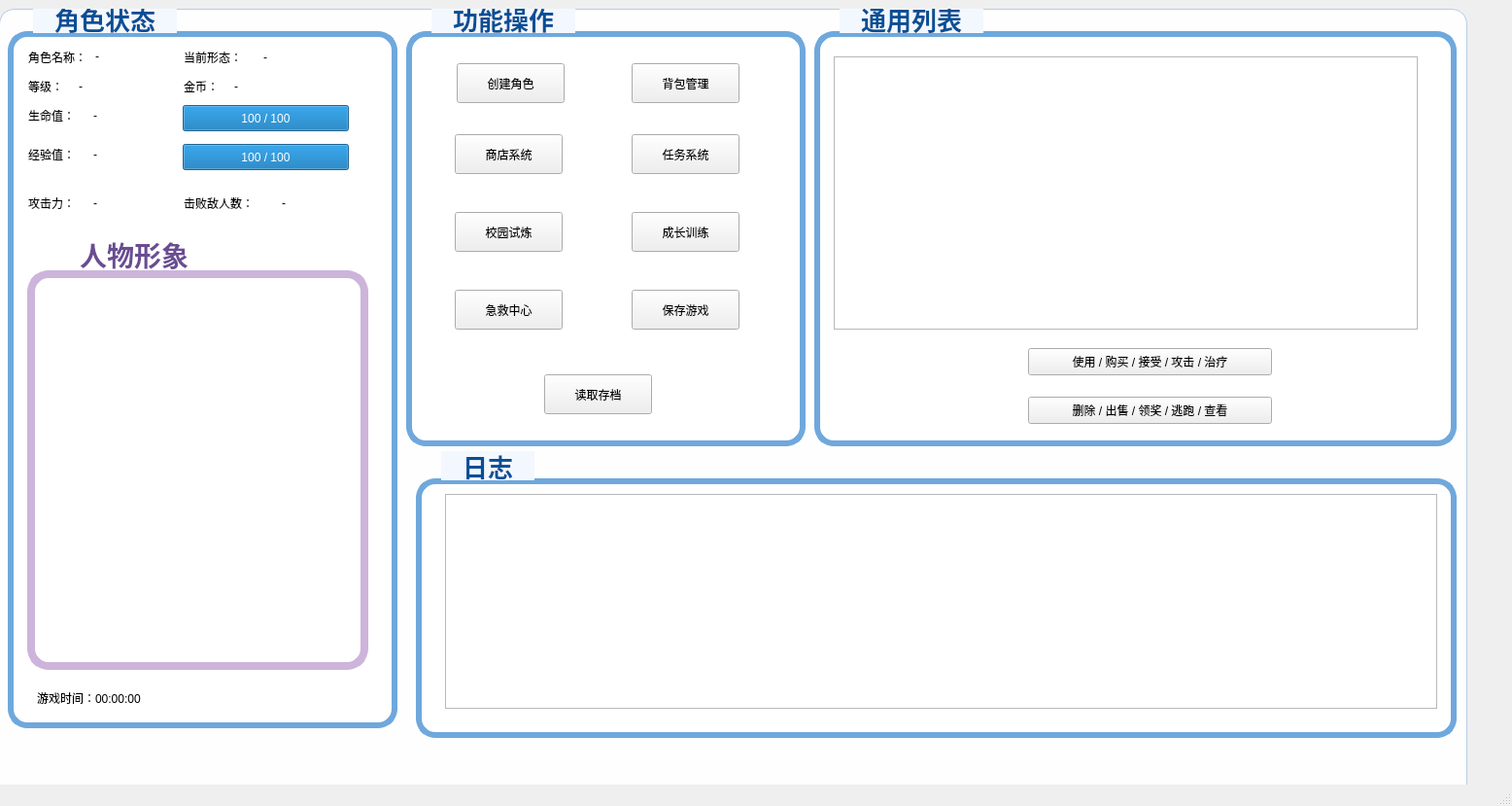
<?xml version="1.0" encoding="UTF-8"?>
<ui version="4.0">
 <class>MainWindow</class>
 <widget class="QMainWindow" name="MainWindow">
  <property name="geometry">
   <rect>
    <x>0</x>
    <y>0</y>
    <width>1556</width>
    <height>829</height>
   </rect>
  </property>
  <property name="windowTitle">
   <string>MainWindow</string>
  </property>
  <widget class="QWidget" name="centralwidget">
   <property name="styleSheet">
    <string notr="true">#centralWidget {
    background-color: #f3f8ff;
}</string>
   </property>
   <widget class="QFrame" name="mainFrame">
    <property name="geometry">
     <rect>
      <x>-1</x>
      <y>9</y>
      <width>1511</width>
      <height>831</height>
     </rect>
    </property>
    <property name="styleSheet">
     <string notr="true">#mainFrame {
    background-color: rgba(255, 255, 255, 235);
    border: 1px solid #b8cce6;
    border-radius: 16px;
}</string>
    </property>
    <property name="frameShape">
     <enum>QFrame::Shape::StyledPanel</enum>
    </property>
    <property name="frameShadow">
     <enum>QFrame::Shadow::Raised</enum>
    </property>
    <widget class="QGroupBox" name="groupRoleInfo">
     <property name="geometry">
      <rect>
       <x>9</x>
       <y>-11</y>
       <width>401</width>
       <height>751</height>
      </rect>
     </property>
     <property name="styleSheet">
      <string notr="true">#groupRoleInfo,
#groupMenu,
#groupList,
#groupLog {
    font-size: 26px;
    font-weight: bold;
    color: #064f95;

    border: 6px solid #6fa8dc;
    border-radius: 20px;

    margin-top: 34px;
    padding-top: 26px;

    background-color: rgba(255, 255, 255, 235);
}

#groupRoleInfo::title,
#groupMenu::title,
#groupList::title,
#groupLog::title {
    subcontrol-origin: margin;
    subcontrol-position: top left;

    left: 26px;
    top: 6px;

    padding: 0 18px;

    color: #064f95;
    background-color: #f3f8ff;
}</string>
     </property>
     <property name="title">
      <string>角色状态</string>
     </property>
     <widget class="QLabel" name="label">
      <property name="geometry">
       <rect>
        <x>21</x>
        <y>51</y>
        <width>75</width>
        <height>19</height>
       </rect>
      </property>
      <property name="text">
       <string>角色名称：</string>
      </property>
     </widget>
     <widget class="QLabel" name="labelRoleName">
      <property name="geometry">
       <rect>
        <x>90</x>
        <y>50</y>
        <width>69</width>
        <height>19</height>
       </rect>
      </property>
      <property name="text">
       <string>-</string>
      </property>
     </widget>
     <widget class="QLabel" name="label_2">
      <property name="geometry">
       <rect>
        <x>181</x>
        <y>51</y>
        <width>75</width>
        <height>19</height>
       </rect>
      </property>
      <property name="text">
       <string>当前形态：</string>
      </property>
     </widget>
     <widget class="QLabel" name="label_3">
      <property name="geometry">
       <rect>
        <x>21</x>
        <y>81</y>
        <width>45</width>
        <height>19</height>
       </rect>
      </property>
      <property name="text">
       <string>等级：</string>
      </property>
     </widget>
     <widget class="QLabel" name="label_4">
      <property name="geometry">
       <rect>
        <x>21</x>
        <y>111</y>
        <width>60</width>
        <height>19</height>
       </rect>
      </property>
      <property name="text">
       <string>生命值：</string>
      </property>
     </widget>
     <widget class="QLabel" name="label_5">
      <property name="geometry">
       <rect>
        <x>21</x>
        <y>151</y>
        <width>60</width>
        <height>19</height>
       </rect>
      </property>
      <property name="text">
       <string>经验值：</string>
      </property>
     </widget>
     <widget class="QLabel" name="label_6">
      <property name="geometry">
       <rect>
        <x>181</x>
        <y>81</y>
        <width>45</width>
        <height>19</height>
       </rect>
      </property>
      <property name="text">
       <string>金币：</string>
      </property>
     </widget>
     <widget class="QLabel" name="label_7">
      <property name="geometry">
       <rect>
        <x>21</x>
        <y>201</y>
        <width>60</width>
        <height>19</height>
       </rect>
      </property>
      <property name="text">
       <string>攻击力：</string>
      </property>
     </widget>
     <widget class="QLabel" name="label_8">
      <property name="geometry">
       <rect>
        <x>181</x>
        <y>201</y>
        <width>94</width>
        <height>19</height>
       </rect>
      </property>
      <property name="text">
       <string>击败敌人数： </string>
      </property>
     </widget>
     <widget class="QLabel" name="labelStage">
      <property name="geometry">
       <rect>
        <x>263</x>
        <y>51</y>
        <width>71</width>
        <height>19</height>
       </rect>
      </property>
      <property name="text">
       <string>-</string>
      </property>
     </widget>
     <widget class="QLabel" name="labelLevel">
      <property name="geometry">
       <rect>
        <x>73</x>
        <y>81</y>
        <width>71</width>
        <height>19</height>
       </rect>
      </property>
      <property name="text">
       <string>-</string>
      </property>
     </widget>
     <widget class="QLabel" name="labelHp">
      <property name="geometry">
       <rect>
        <x>88</x>
        <y>111</y>
        <width>81</width>
        <height>19</height>
       </rect>
      </property>
      <property name="text">
       <string>-</string>
      </property>
     </widget>
     <widget class="QLabel" name="labelExp">
      <property name="geometry">
       <rect>
        <x>88</x>
        <y>151</y>
        <width>81</width>
        <height>19</height>
       </rect>
      </property>
      <property name="text">
       <string>-</string>
      </property>
     </widget>
     <widget class="QLabel" name="labelGold">
      <property name="geometry">
       <rect>
        <x>233</x>
        <y>81</y>
        <width>81</width>
        <height>19</height>
       </rect>
      </property>
      <property name="text">
       <string>-</string>
      </property>
     </widget>
     <widget class="QLabel" name="labelAttack">
      <property name="geometry">
       <rect>
        <x>88</x>
        <y>201</y>
        <width>16</width>
        <height>19</height>
       </rect>
      </property>
      <property name="text">
       <string>-</string>
      </property>
     </widget>
     <widget class="QLabel" name="labelKillCount">
      <property name="geometry">
       <rect>
        <x>282</x>
        <y>201</y>
        <width>16</width>
        <height>19</height>
       </rect>
      </property>
      <property name="text">
       <string>-</string>
      </property>
     </widget>
     <widget class="QGroupBox" name="groupBox">
      <property name="geometry">
       <rect>
        <x>20</x>
        <y>240</y>
        <width>351</width>
        <height>451</height>
       </rect>
      </property>
      <property name="styleSheet">
       <string notr="true">QGroupBox {
    font-size: 28px;
    font-weight: bold;
    color: #6a4c93;

    border: 8px solid #cdb4db;
    border-radius: 22px;

    margin-top: 40px;
    padding-top: 32px;

    background-color: rgba(255, 255, 255, 240);
}

QGroupBox::title {
    subcontrol-origin: margin;
    subcontrol-position: top left;

    left: 30px;
    top: 8px;

    padding: 0 20px;

    color: #6a4c93;
    background-color: white;
}</string>
      </property>
      <property name="title">
       <string>人物形象</string>
      </property>
      <widget class="QLabel" name="labelAvatar">
       <property name="geometry">
        <rect>
         <x>40</x>
         <y>90</y>
         <width>260</width>
         <height>300</height>
        </rect>
       </property>
       <property name="text">
        <string/>
       </property>
       <property name="scaledContents">
        <bool>true</bool>
       </property>
       <property name="alignment">
        <set>Qt::AlignmentFlag::AlignCenter</set>
       </property>
      </widget>
     </widget>
     <widget class="QProgressBar" name="progressHp">
      <property name="geometry">
       <rect>
        <x>180</x>
        <y>110</y>
        <width>171</width>
        <height>27</height>
       </rect>
      </property>
      <property name="value">
       <number>100</number>
      </property>
      <property name="format">
       <string>%v / %m</string>
      </property>
     </widget>
     <widget class="QProgressBar" name="progressExp">
      <property name="geometry">
       <rect>
        <x>180</x>
        <y>150</y>
        <width>171</width>
        <height>27</height>
       </rect>
      </property>
      <property name="value">
       <number>100</number>
      </property>
      <property name="format">
       <string>%v / %m</string>
      </property>
     </widget>
     <widget class="QLabel" name="labelGameTime">
      <property name="geometry">
       <rect>
        <x>30</x>
        <y>710</y>
        <width>281</width>
        <height>20</height>
       </rect>
      </property>
      <property name="text">
       <string>游戏时间：00:00:00</string>
      </property>
     </widget>
    </widget>
    <widget class="QGroupBox" name="groupMenu">
     <property name="geometry">
      <rect>
       <x>419</x>
       <y>-11</y>
       <width>411</width>
       <height>461</height>
      </rect>
     </property>
     <property name="styleSheet">
      <string notr="true">#groupRoleInfo,
#groupMenu,
#groupList,
#groupLog {
    font-size: 26px;
    font-weight: bold;
    color: #064f95;

    border: 6px solid #6fa8dc;
    border-radius: 20px;

    margin-top: 34px;
    padding-top: 26px;

    background-color: rgba(255, 255, 255, 235);
}

#groupRoleInfo::title,
#groupMenu::title,
#groupList::title,
#groupLog::title {
    subcontrol-origin: margin;
    subcontrol-position: top left;

    left: 26px;
    top: 6px;

    padding: 0 18px;

    color: #064f95;
    background-color: #f3f8ff;
}

QGroupBox::title {
    subcontrol-origin: margin;
    subcontrol-position: top left;
    left: 16px;
    padding: 0 8px;
    background-color: transparent;
}</string>
     </property>
     <property name="title">
      <string>功能操作</string>
     </property>
     <widget class="QPushButton" name="btnCreateRole">
      <property name="geometry">
       <rect>
        <x>52</x>
        <y>67</y>
        <width>111</width>
        <height>41</height>
       </rect>
      </property>
      <property name="text">
       <string>创建角色</string>
      </property>
     </widget>
     <widget class="QPushButton" name="btnBackpack">
      <property name="geometry">
       <rect>
        <x>232</x>
        <y>67</y>
        <width>111</width>
        <height>41</height>
       </rect>
      </property>
      <property name="text">
       <string>背包管理</string>
      </property>
     </widget>
     <widget class="QPushButton" name="btnShop">
      <property name="geometry">
       <rect>
        <x>50</x>
        <y>140</y>
        <width>111</width>
        <height>41</height>
       </rect>
      </property>
      <property name="text">
       <string>商店系统</string>
      </property>
     </widget>
     <widget class="QPushButton" name="btnQuest">
      <property name="geometry">
       <rect>
        <x>232</x>
        <y>140</y>
        <width>111</width>
        <height>41</height>
       </rect>
      </property>
      <property name="text">
       <string>任务系统</string>
      </property>
     </widget>
     <widget class="QPushButton" name="btnBattle">
      <property name="geometry">
       <rect>
        <x>50</x>
        <y>220</y>
        <width>111</width>
        <height>41</height>
       </rect>
      </property>
      <property name="text">
       <string>校园试炼</string>
      </property>
     </widget>
     <widget class="QPushButton" name="btnGrowth">
      <property name="geometry">
       <rect>
        <x>232</x>
        <y>220</y>
        <width>111</width>
        <height>41</height>
       </rect>
      </property>
      <property name="text">
       <string>成长训练</string>
      </property>
     </widget>
     <widget class="QPushButton" name="btnHospital">
      <property name="geometry">
       <rect>
        <x>50</x>
        <y>300</y>
        <width>111</width>
        <height>41</height>
       </rect>
      </property>
      <property name="text">
       <string>急救中心</string>
      </property>
     </widget>
     <widget class="QPushButton" name="btnSave">
      <property name="geometry">
       <rect>
        <x>232</x>
        <y>300</y>
        <width>111</width>
        <height>41</height>
       </rect>
      </property>
      <property name="text">
       <string>保存游戏</string>
      </property>
     </widget>
     <widget class="QPushButton" name="btnLoad">
      <property name="geometry">
       <rect>
        <x>142</x>
        <y>387</y>
        <width>111</width>
        <height>41</height>
       </rect>
      </property>
      <property name="text">
       <string>读取存档</string>
      </property>
     </widget>
    </widget>
    <widget class="QGroupBox" name="groupList">
     <property name="geometry">
      <rect>
       <x>839</x>
       <y>-11</y>
       <width>661</width>
       <height>461</height>
      </rect>
     </property>
     <property name="styleSheet">
      <string notr="true">#groupRoleInfo,
#groupMenu,
#groupList,
#groupLog {
    font-size: 26px;
    font-weight: bold;
    color: #064f95;

    border: 6px solid #6fa8dc;
    border-radius: 20px;

    margin-top: 34px;
    padding-top: 26px;

    background-color: rgba(255, 255, 255, 235);
}

#groupRoleInfo::title,
#groupMenu::title,
#groupList::title,
#groupLog::title {
    subcontrol-origin: margin;
    subcontrol-position: top left;

    left: 26px;
    top: 6px;

    padding: 0 18px;

    color: #064f95;
    background-color: #f3f8ff;
}

QGroupBox::title {
    subcontrol-origin: margin;
    subcontrol-position: top left;
    left: 16px;
    padding: 0 8px;
    background-color: transparent;
}</string>
     </property>
     <property name="title">
      <string>通用列表</string>
     </property>
     <widget class="QListWidget" name="listWidget">
      <property name="geometry">
       <rect>
        <x>20</x>
        <y>60</y>
        <width>601</width>
        <height>281</height>
       </rect>
      </property>
     </widget>
     <widget class="QPushButton" name="btnAction1">
      <property name="geometry">
       <rect>
        <x>220</x>
        <y>360</y>
        <width>251</width>
        <height>28</height>
       </rect>
      </property>
      <property name="text">
       <string>使用 / 购买 / 接受 / 攻击 / 治疗</string>
      </property>
     </widget>
     <widget class="QPushButton" name="btnAction2">
      <property name="geometry">
       <rect>
        <x>220</x>
        <y>410</y>
        <width>251</width>
        <height>28</height>
       </rect>
      </property>
      <property name="text">
       <string>删除 / 出售 / 领奖 / 逃跑 / 查看</string>
      </property>
     </widget>
    </widget>
    <widget class="QGroupBox" name="groupLog">
     <property name="geometry">
      <rect>
       <x>429</x>
       <y>449</y>
       <width>1071</width>
       <height>301</height>
      </rect>
     </property>
     <property name="styleSheet">
      <string notr="true">#groupRoleInfo,
#groupMenu,
#groupList,
#groupLog {
    font-size: 26px;
    font-weight: bold;
    color: #064f95;

    border: 6px solid #6fa8dc;
    border-radius: 20px;

    margin-top: 34px;
    padding-top: 26px;

    background-color: rgba(255, 255, 255, 235);
}

#groupRoleInfo::title,
#groupMenu::title,
#groupList::title,
#groupLog::title {
    subcontrol-origin: margin;
    subcontrol-position: top left;

    left: 26px;
    top: 6px;

    padding: 0 18px;

    color: #064f95;
    background-color: #f3f8ff;
}
QGroupBox::title {
    subcontrol-origin: margin;
    subcontrol-position: top left;
    left: 16px;
    padding: 0 8px;
    background-color: transparent;
}</string>
     </property>
     <property name="title">
      <string>日志</string>
     </property>
     <widget class="QTextEdit" name="textLog">
      <property name="geometry">
       <rect>
        <x>30</x>
        <y>50</y>
        <width>1021</width>
        <height>221</height>
       </rect>
      </property>
      <property name="readOnly">
       <bool>true</bool>
      </property>
     </widget>
    </widget>
   </widget>
  </widget>
  <widget class="QMenuBar" name="menubar">
   <property name="geometry">
    <rect>
     <x>0</x>
     <y>0</y>
     <width>1556</width>
     <height>25</height>
    </rect>
   </property>
  </widget>
  <widget class="QStatusBar" name="statusbar"/>
 </widget>
 <resources/>
 <connections/>
</ui>
